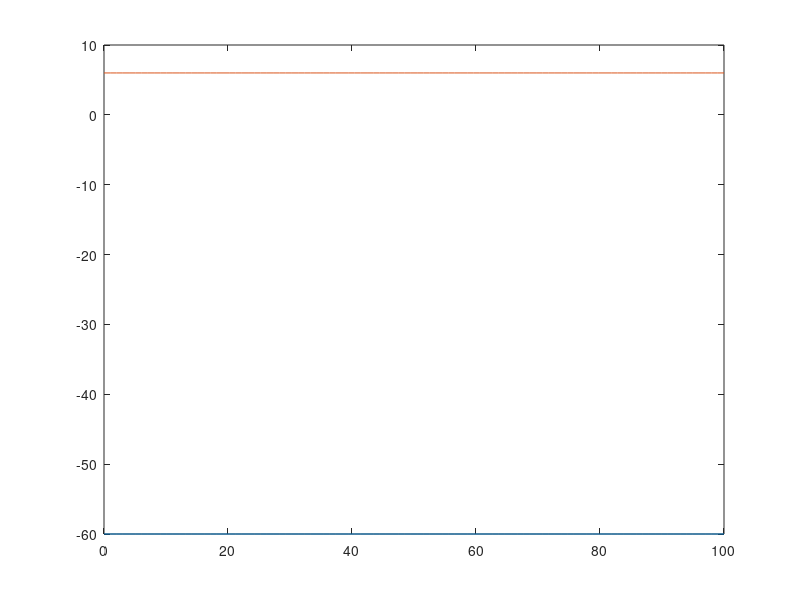

MATLAB code to generate this figure:
% This file works with OCTAVE and is automatically generated with 
% the System Biology Format Converter (http://sbfc.sourceforge.net/)
% from an SBML file.
% To run this file with Matlab you must edit the comments providing
% the definition of the ode solver and the signature for the 
% xdot function.
%
% The conversion system has the following limitations:
%  - You may have to re order some reactions and Assignment Rules definition
%  - Delays are not taken into account
%  - You should change the lsode parameters (start, end, steps) to get better results
%

%
% Model name = Izhikevich2004_SpikingNeurons_integrator
%
% is http://identifiers.org/biomodels.db/MODEL5572213333
% is http://identifiers.org/biomodels.db/BIOMD0000000130
% isDescribedBy http://identifiers.org/pubmed/15484883
%


function main()
%Initial conditions vector
	x0=zeros(2,1);
	x0(1) = -60.0;
	x0(2) = 6.0;


% Depending on whether you are using Octave or Matlab,
% you should comment / uncomment one of the following blocks.
% This should also be done for the definition of the function f below.
% Start Matlab code
%	tspan=[0:0.01:100];
%	opts = odeset('AbsTol',1e-3);
%	[t,x]=ode23tb(@f,tspan,x0,opts);
% End Matlab code

% Start Octave code
	t=linspace(0,100,100);
	x=lsode('f',x0,t);
% End Octave code


	plot(t,x);
end



% Depending on whether you are using Octave or Matlab,
% you should comment / uncomment one of the following blocks.
% This should also be done for the definition of the function f below.
% Start Matlab code
%function xdot=f(t,x)
% End Matlab code

% Start Octave code
function xdot=f(x,t)
% End Octave code

% Compartment: id = cell, name = cell, constant
	compartment_cell=1.0;
% Parameter:   id =  a, name = a
	global_par_a=0.02;
% Parameter:   id =  b, name = b
	global_par_b=-0.1;
% Parameter:   id =  c, name = c
	global_par_c=-55.0;
% Parameter:   id =  d, name = d
	global_par_d=6.0;
% Parameter:   id =  Vthresh, name = Vthresh
	global_par_Vthresh=30.0;
% Parameter:   id =  i, name = i
	global_par_i=0.0;
% Parameter:   id =  v, name = v
% Parameter:   id =  u, name = u
% rateRule: variable = v
global_par_v = x(1);
% rateRule: variable = u
global_par_u = x(2);

%Event: id=event_0000001
	event_event_0000001=global_par_v > global_par_Vthresh;

	if(event_event_0000001) 
		global_par_v=global_par_c;
		global_par_u=global_par_u+global_par_d;
	end

%Event: id=event_0000002
	event_event_0000002=((time > 9) && (time < 11)) || ((time > 14) && (time < 16));

	if(event_event_0000002) 
		global_par_i=9;
	end

%Event: id=event_0000003
	event_event_0000003=((time > 70) && (time < 72)) || ((time > 80) && (time < 82));

	if(event_event_0000003) 
		global_par_i=9;
	end

%Event: id=event_0000004
	event_event_0000004=((time >= 11) && (time <= 14)) || ((time >= 14) && (time < 16));

	if(event_event_0000004) 
		global_par_i=0;
	end

%Event: id=event_0000005
	event_event_0000005=((time >= 16) && (time <= 70)) || ((time >= 72) && (time <= 80)) || (time >= 82);

	if(event_event_0000005) 
		global_par_i=0;
	end

	xdot=zeros(2,1);
	% rateRule: variable = v
	xdot(1) = 0.04*global_par_v^2+4.1*global_par_v+108-global_par_u+global_par_i;
	% rateRule: variable = u
	xdot(2) = global_par_a*(global_par_b*global_par_v-global_par_u);
end

% adding few functions representing operators used in SBML but not present directly 
% in either matlab or octave. 
function z=pow(x,y),z=x^y;end
function z=root(x,y),z=y^(1/x);end
function z = piecewise(varargin)
	numArgs = nargin;
	result = 0;
	foundResult = 0;
	for k=1:2: numArgs-1
		if varargin{k+1} == 1
			result = varargin{k};
			foundResult = 1;
			break;
		end
	end
	if foundResult == 0
		result = varargin{numArgs};
	end
	z = result;
end


